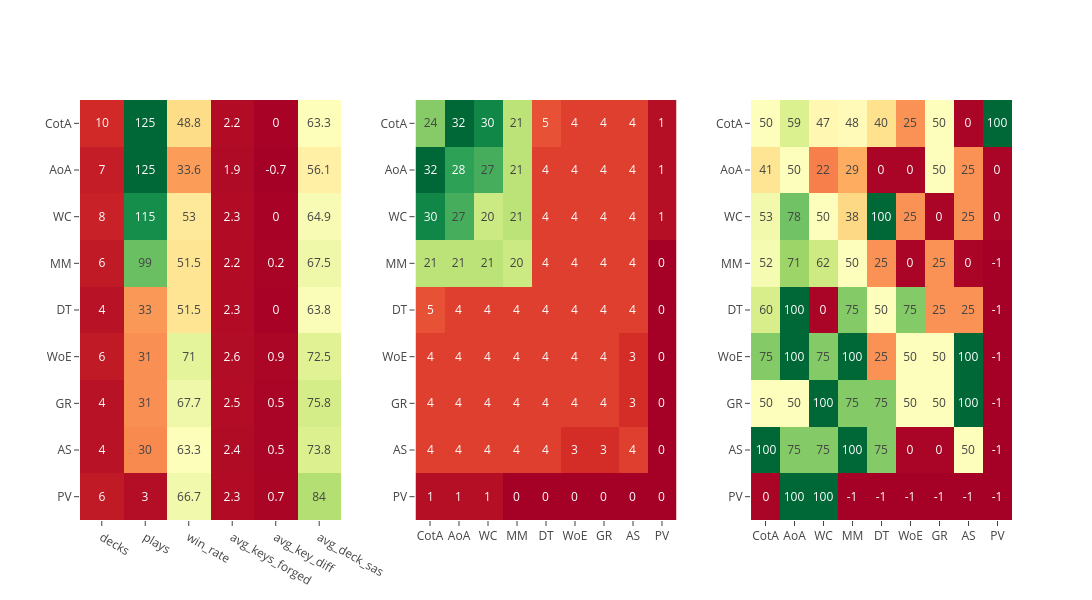

The code cell stored with this chart in its notebook:
### Markdown cell above
## Set stats

### Code cell
set_df = dataframes.group_df(deck_df, "set")
(set_plays_hm, set_wins_hm) = dataframes.group_hms(set_df, deck_df, match_hm, "set")
plots.plot_group_heatmaps(set_df, set_plays_hm, set_wins_hm)

### Figure 1 — Plotly figure (JSON) as saved in the notebook; plotly's stock layout.template omitted (floating-point values rounded to 4 significant figures)
{"data": [{"colorscale": [[0, "rgb(165,0,38)"], [0.1, "rgb(215,48,39)"], [0.2, "rgb(244,109,67)"], [0.3, "rgb(253,174,97)"], [0.4, "rgb(254,224,139)"], [0.5, "rgb(255,255,191)"], [0.6, "rgb(217,239,139)"], [0.7, "rgb(166,217,106)"], [0.8, "rgb(102,189,99)"], [0.9, "rgb(26,152,80)"], [1, "rgb(0,104,55)"]], "hovertemplate": "<b>row:</b> %{y}<br><b>column:</b> %{x}<extra></extra>", "showscale": false, "text": [[6, 3, 66.7, 2.3, 0.7, 84], [4, 30, 63.3, 2.4, 0.5, 73.8], [4, 31, 67.7, 2.5, 0.5, 75.8], [6, 31, 71, 2.6, 0.9, 72.5], [4, 33, 51.5, 2.3, 0, 63.8], [6, 99, 51.5, 2.2, 0.2, 67.5], [8, 115, 53, 2.3, 0, 64.9], [7, 125, 33.6, 1.9, -0.7, 56.1], [10, 125, 48.8, 2.2, 0, 63.3]], "texttemplate": "%{text}", "type": "heatmap", "x": ["decks", "plays", "win_rate", "avg_keys_forged", "avg_key_diff", "avg_deck_sas"], "xaxis": "x", "y": ["PV", "AS", "GR", "WoE", "DT", "MM", "WC", "AoA", "CotA"], "yaxis": "y", "z": [[6, 3, 66.7, 2.3, 0.7, 84], [4, 30, 63.3, 2.4, 0.5, 73.8], [4, 31, 67.7, 2.5, 0.5, 75.8], [6, 31, 71, 2.6, 0.9, 72.5], [4, 33, 51.5, 2.3, 0, 63.8], [6, 99, 51.5, 2.2, 0.2, 67.5], [8, 115, 53, 2.3, 0, 64.9], [7, 125, 33.6, 1.9, -0.7, 56.1], [10, 125, 48.8, 2.2, 0, 63.3]]}, {"colorscale": [[0, "rgb(165,0,38)"], [0.1, "rgb(215,48,39)"], [0.2, "rgb(244,109,67)"], [0.3, "rgb(253,174,97)"], [0.4, "rgb(254,224,139)"], [0.5, "rgb(255,255,191)"], [0.6, "rgb(217,239,139)"], [0.7, "rgb(166,217,106)"], [0.8, "rgb(102,189,99)"], [0.9, "rgb(26,152,80)"], [1, "rgb(0,104,55)"]], "hovertemplate": "<b>row:</b> %{y}<br><b>column:</b> %{x}<extra></extra>", "showscale": false, "text": [[1, 1, 1, 0, 0, 0, 0, 0, 0], [4, 4, 4, 4, 4, 3, 3, 4, 0], [4, 4, 4, 4, 4, 4, 4, 3, 0], [4, 4, 4, 4, 4, 4, 4, 3, 0], [5, 4, 4, 4, 4, 4, 4, 4, 0], [21, 21, 21, 20, 4, 4, 4, 4, 0], [30, 27, 20, 21, 4, 4, 4, 4, 1], [32, 28, 27, 21, 4, 4, 4, 4, 1], [24, 32, 30, 21, 5, 4, 4, 4, 1]], "texttemplate": "%{text}", "type": "heatmap", "x": ["CotA", "AoA", "WC", "MM", "DT", "WoE", "GR", "AS", "PV"], "xaxis": "x2", "y": ["PV", "AS", "GR", "WoE", "DT", "MM", "WC", "AoA", "CotA"], "yaxis": "y2", "z": [[1, 1, 1, 0, 0, 0, 0, 0, 0], [4, 4, 4, 4, 4, 3, 3, 4, 0], [4, 4, 4, 4, 4, 4, 4, 3, 0], [4, 4, 4, 4, 4, 4, 4, 3, 0], [5, 4, 4, 4, 4, 4, 4, 4, 0], [21, 21, 21, 20, 4, 4, 4, 4, 0], [30, 27, 20, 21, 4, 4, 4, 4, 1], [32, 28, 27, 21, 4, 4, 4, 4, 1], [24, 32, 30, 21, 5, 4, 4, 4, 1]]}, {"colorscale": [[0, "rgb(165,0,38)"], [0.1, "rgb(215,48,39)"], [0.2, "rgb(244,109,67)"], [0.3, "rgb(253,174,97)"], [0.4, "rgb(254,224,139)"], [0.5, "rgb(255,255,191)"], [0.6, "rgb(217,239,139)"], [0.7, "rgb(166,217,106)"], [0.8, "rgb(102,189,99)"], [0.9, "rgb(26,152,80)"], [1, "rgb(0,104,55)"]], "hovertemplate": "<b>row:</b> %{y}<br><b>column:</b> %{x}<extra></extra>", "showscale": false, "text": [[0, 100, 100, -1, -1, -1, -1, -1, -1], [100, 75, 75, 100, 75, 0, 0, 50, -1], [50, 50, 100, 75, 75, 50, 50, 100, -1], [75, 100, 75, 100, 25, 50, 50, 100, -1], [60, 100, 0, 75, 50, 75, 25, 25, -1], [52, 71, 62, 50, 25, 0, 25, 0, -1], [53, 78, 50, 38, 100, 25, 0, 25, 0], [41, 50, 22, 29, 0, 0, 50, 25, 0], [50, 59, 47, 48, 40, 25, 50, 0, 100]], "texttemplate": "%{text}", "type": "heatmap", "x": ["CotA", "AoA", "WC", "MM", "DT", "WoE", "GR", "AS", "PV"], "xaxis": "x3", "y": ["PV", "AS", "GR", "WoE", "DT", "MM", "WC", "AoA", "CotA"], "yaxis": "y3", "z": [[0, 100, 100, -1, -1, -1, -1, -1, -1], [100, 75, 75, 100, 75, 0, 0, 50, -1], [50, 50, 100, 75, 75, 50, 50, 100, -1], [75, 100, 75, 100, 25, 50, 50, 100, -1], [60, 100, 0, 75, 50, 75, 25, 25, -1], [52, 71, 62, 50, 25, 0, 25, 0, -1], [53, 78, 50, 38, 100, 25, 0, 25, 0], [41, 50, 22, 29, 0, 0, 50, 25, 0], [50, 59, 47, 48, 40, 25, 50, 0, 100]]}], "layout": {"height": 600, "width": 1500, "xaxis": {"anchor": "y", "autorange": true, "domain": [0, 0.28], "range": [-0.5, 5.5], "type": "category"}, "xaxis2": {"anchor": "y2", "autorange": true, "domain": [0.36, 0.64], "range": [-0.5, 8.5], "type": "category"}, "xaxis3": {"anchor": "y3", "autorange": true, "domain": [0.72, 1], "range": [-0.5, 8.5], "type": "category"}, "yaxis": {"anchor": "x", "autorange": true, "domain": [0, 1], "range": [-0.5, 8.5], "type": "category"}, "yaxis2": {"anchor": "x2", "autorange": true, "domain": [0, 1], "range": [-0.5, 8.5], "type": "category"}, "yaxis3": {"anchor": "x3", "autorange": true, "domain": [0, 1], "range": [-0.5, 8.5], "type": "category"}}}
